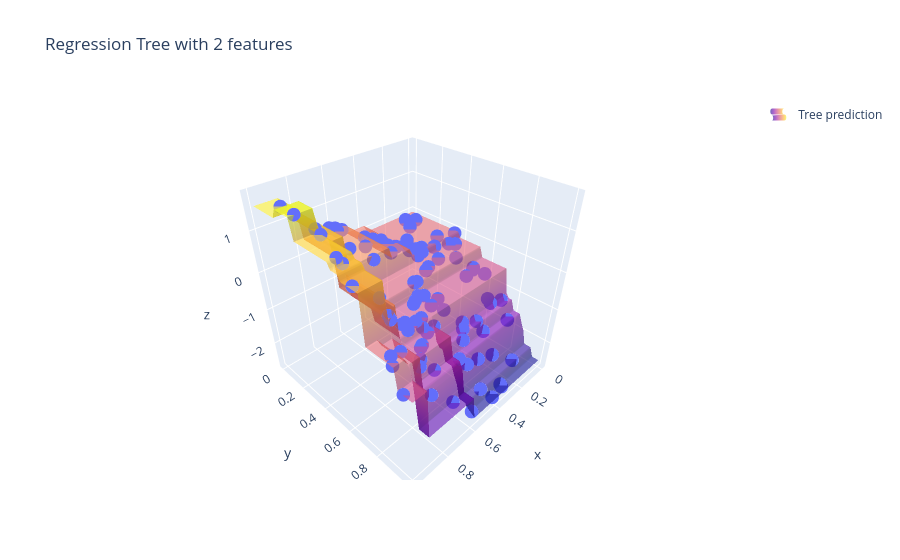

Source (notebook cell):
### Code cell
np.random.seed(1347)
n = 100

X = np.random.uniform(0,1,n*2).reshape(-1,2)
y = 2*X[:,0]**3 - 3*X[:,1]**3

fig=px.scatter_3d(x=X[:,0],y=X[:,1],z=y,title="Regression Tree with 2 features")

tree_model = DecisionTreeRegressor(random_state=1356,max_depth=5)
tree_model.fit(X,y)

grid = np.linspace(0,1,50)
xx, yy = np.meshgrid(grid, grid)

X_grid = np.c_[xx.ravel(), yy.ravel()]
preds = tree_model.predict(X_grid)

zz = preds.reshape(xx.shape)

fig.add_trace(go.Surface(x=xx,y=yy,z=zz,opacity=0.6,showscale=False,showlegend=True,name="Tree prediction"))

fig.show()
